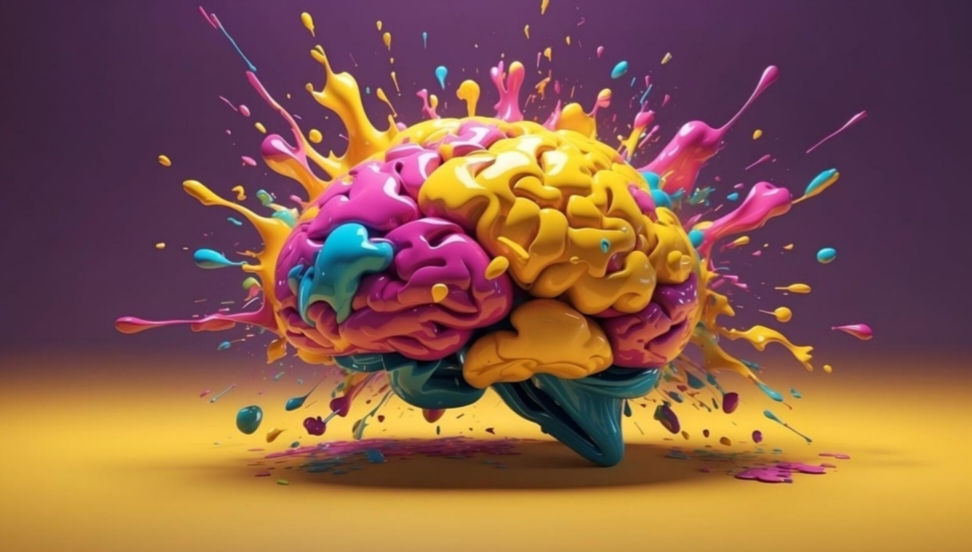
#> input picture image.jpg, 972 x 552 px
$ python P9_FilteringTechniques.py
#> lines starting #> are read from the running program, lines starting #| are printed output that depends on the picture; after the words box and inside, x2 and y2 are one past the last pixel; in counts of white or black regions, pixels touching at a corner belong together
import cv2
import numpy as np

# Load the image
image_path = "image.jpg"  # Replace with the path to your image
img = cv2.imread(image_path)
#> img is the input picture: shape (552, 972, 3); mean B, G, R 73.3, 91.1, 135.9

# Convert the image to grayscale
gray = cv2.cvtColor(img, cv2.COLOR_BGR2GRAY)
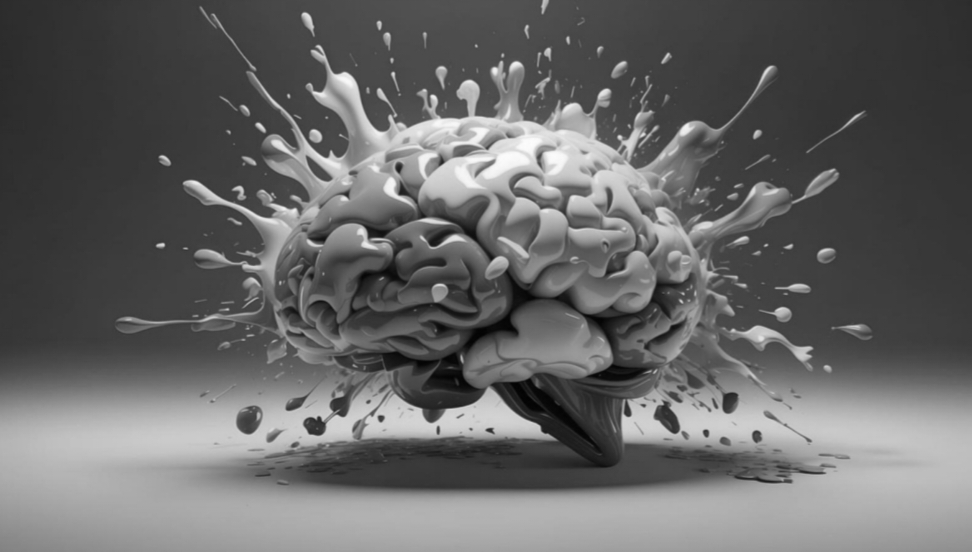
#> gray: shape (552, 972); min 2, max 252, mean 102.5

# Edge detection
edges = cv2.Canny(gray, 100, 200)  # Use Canny edge detector
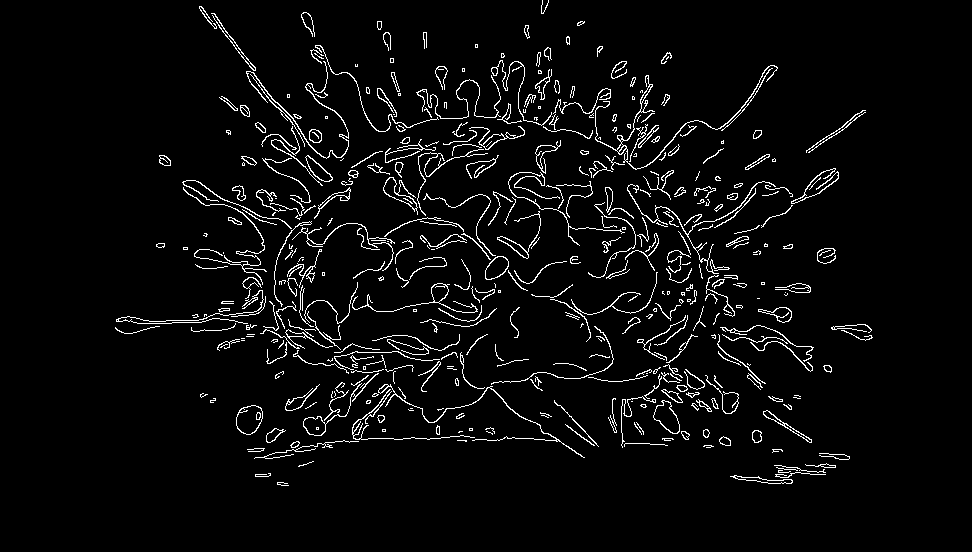
#> edges: shape (552, 972); 4.2% white in thin lines or dots, all inside (x1, y1, x2, y2) = (115, 0, 873, 486)

# Texture extraction
kernel = np.ones((5, 5), np.float32) / 25  # Define a 5x5 averaging kernel
texture = cv2.filter2D(gray, -1, kernel)  # Apply the averaging filter for texture extraction

# Display the original image, edges, and texture
cv2.imshow("Original Image", img)
cv2.imshow("Edges", edges)
cv2.imshow("Texture", texture)

# Wait for a key press and then close all windows
cv2.waitKey(0)
cv2.destroyAllWindows()
